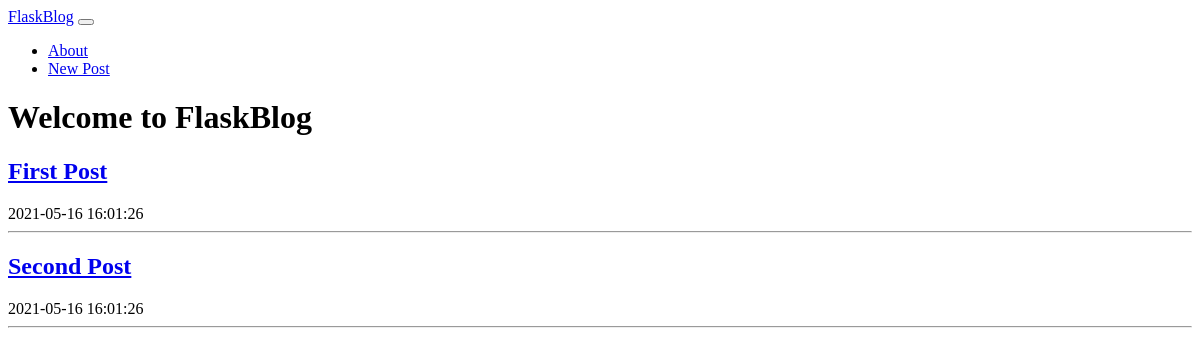
Before: / with the older database file.
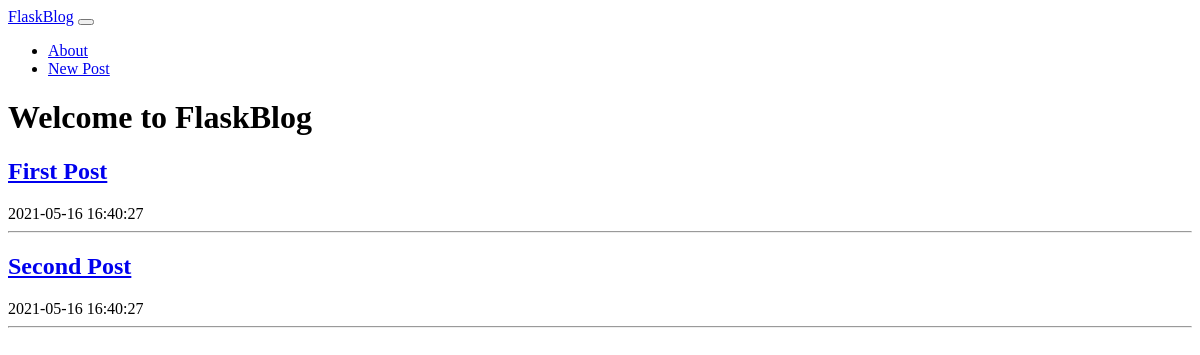
After: the same page with the newer database file.
### tables this page shows
CREATE TABLE posts (
    id INTEGER PRIMARY KEY AUTOINCREMENT,
    created TIMESTAMP NOT NULL DEFAULT CURRENT_TIMESTAMP,
    title TEXT NOT NULL,
    content TEXT NOT NULL
);

### app.py (the view)
@app.route('/')
def _app():
    conn = get_db_connection()
    posts = conn.execute('SELECT * FROM posts').fetchall()
    conn.close()
    return render_template('index.html', posts = posts)

### app.py (called while the page is built)
def get_db_connection():
    conn = sqlite3.connect('app/db/database.db')
    conn.row_factory = sqlite3.Row
    return conn

### templates/index.html
{% extends 'base.html' %}
{% block content %}
    <h1>{% block title %} Welcome to FlaskBlog {% endblock %}</h1>
    {% for post in posts %}
    <a href="{{ url_for('post', post_id=post['id']) }}">
        <h2>{{ post['title'] }}</h2>
    </a>
    <span class="badge badge-primary">{{ post['created'] }}</span>
    <hr>
{% endfor %}
{% endblock %}

### templates/base.html (shortened to what this page needs)
<nav class="navbar navbar-expand-md navbar-light bg-light">
  <a class="navbar-brand" href="{{ url_for('index')}}">FlaskBlog</a>
  <button class="navbar-toggler" type="button" data-toggle="collapse" data-target="#navbarNav" aria-controls="navbarNav" aria-expanded="false" aria-label="Toggle navigation">
  </button>
  <div class="collapse navbar-collapse" id="navbarNav">
      <ul class="navbar-nav">
      <li class="nav-item">
          <a class="nav-link" href="#">About</a>
      </li>
      <li class="nav-item">
          <a class="nav-link" href="{{url_for('create')}}">New Post</a>
      </li>
      </ul>
  </div>
</nav>
<div class="container">
  {% block content %} {% endblock %}
</div>

Changed rows visible on the page:
changed posts "First Post": created "2021-05-16 16:01:26" → "2021-05-16 16:40:27"
changed posts "Second Post": created "2021-05-16 16:01:26" → "2021-05-16 16:40:27"
